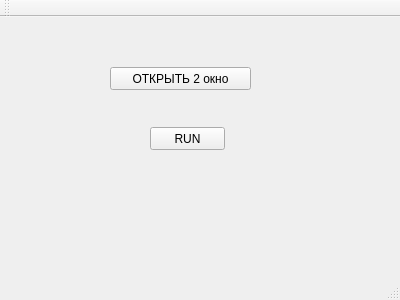
<?xml version="1.0" encoding="UTF-8"?>
<ui version="4.0">
 <class>MainWindow</class>
 <widget class="QMainWindow" name="MainWindow">
  <property name="geometry">
   <rect>
    <x>0</x>
    <y>0</y>
    <width>400</width>
    <height>300</height>
   </rect>
  </property>
  <property name="windowTitle">
   <string>MainWindow</string>
  </property>
  <widget class="QWidget" name="centralWidget">
   <widget class="QPushButton" name="pushButton">
    <property name="geometry">
     <rect>
      <x>110</x>
      <y>50</y>
      <width>141</width>
      <height>23</height>
     </rect>
    </property>
    <property name="text">
     <string>ОТКРЫТЬ 2 окно</string>
    </property>
   </widget>
   <widget class="QPushButton" name="pushButton_2">
    <property name="geometry">
     <rect>
      <x>150</x>
      <y>110</y>
      <width>75</width>
      <height>23</height>
     </rect>
    </property>
    <property name="text">
     <string>RUN</string>
    </property>
   </widget>
  </widget>
  <widget class="QMenuBar" name="menuBar">
   <property name="geometry">
    <rect>
     <x>0</x>
     <y>0</y>
     <width>400</width>
     <height>21</height>
    </rect>
   </property>
  </widget>
  <widget class="QToolBar" name="mainToolBar">
   <attribute name="toolBarArea">
    <enum>TopToolBarArea</enum>
   </attribute>
   <attribute name="toolBarBreak">
    <bool>false</bool>
   </attribute>
  </widget>
  <widget class="QStatusBar" name="statusBar"/>
 </widget>
 <layoutdefault spacing="6" margin="11"/>
 <resources/>
 <connections/>
</ui>
